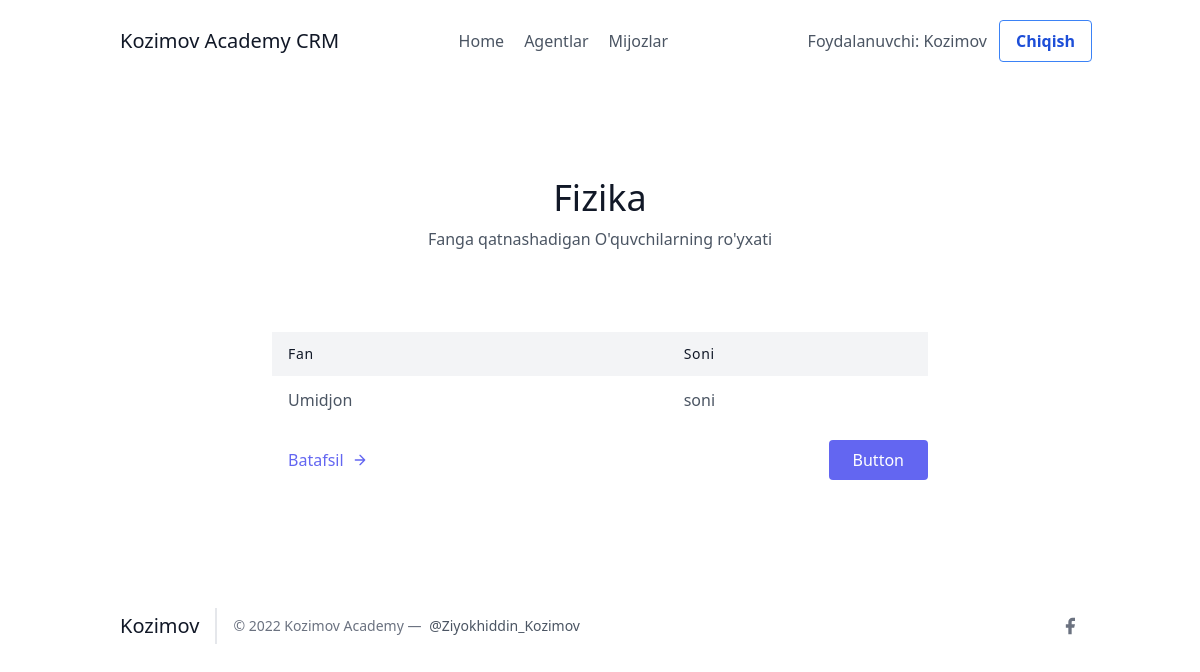
Screenshot of /leads/categories/2 (signed in) with the database file from the repository.
### leads/models.py (models this page shows, shortened)
class User(AbstractUser):
    is_organisor = models.BooleanField(default=True)
    is_agent = models.BooleanField(default=False)

class Category(models.Model):
    nomi = models.CharField(max_length=20)
    organisation = models.ForeignKey(UserProfile, on_delete=models.CASCADE)

class Lead(models.Model):
    ismi = models.CharField(max_length=20)
    familiyasi = models.CharField(max_length=20)
    yoshi = models.IntegerField(default=0)
    organisation = models.ForeignKey(UserProfile, on_delete=models.CASCADE)
    agent = models.ForeignKey("Agent", null=True, blank=True, on_delete=models.SET_NULL)
    category = models.ForeignKey("Category", related_name="leads", null=True, blank=True, on_delete=models.SET_NULL)

### leads/views.py (the view)
# urls.py: path('categories/<int:pk>', CategoryDetailView.as_view(), name="category")
class CategoryDetailView(LoginRequiredMixin, DetailView):
    template_name = "leads/category_detail.html"
    context_object_name = "category"
    def get_queryset(self):
        user = self.request.user
        if user.is_organisor:
            queryset = Category.objects.filter(
                organisation = user.userprofile
            )
        else:
            queryset = Category.objects.filter(
                organisation = user.agent.organisation
            )
        return queryset

### leads/templates/leads/category_detail.html (shortened to what this page needs)
{% extends 'base.html' %}
{% block content %}
    <section class="text-gray-600 body-font">
    <div class="container px-5 py-24 mx-auto">
      <div class="flex flex-col text-center w-full mb-20">
        <h1 class="sm:text-4xl text-3xl font-medium title-font mb-2 text-gray-900">{{ category.nomi }}</h1>
        <p class="lg:w-2/3 mx-auto leading-relaxed text-base">Fanga qatnashadigan O'quvchilarning ro'yxati</p>
      </div>
      <div class="lg:w-2/3 w-full mx-auto overflow-auto">
        <table class="table-auto w-full text-left whitespace-no-wrap">
          <thead>
            <tr>
              <th class="px-4 py-3 title-font tracking-wider font-medium text-gray-900 text-sm bg-gray-100">Fan</th>
              <th class="px-4 py-3 title-font tracking-wider font-medium text-gray-900 text-sm bg-gray-100">Soni</th>
            </tr>
          </thead>
          <tbody>
            {% for lead in category.leads.all %}
            <tr>
              <td class="px-4 py-3"><a class="hover:text-blue-500" href="{% url 'leads:detallar' lead.pk %}">{{ lead.ismi }}</a></td>
              <td class="px-4 py-3">soni</td>
            </tr>
            {% endfor %}
          </tbody>
        </table>
      </div>
      <div class="flex pl-4 mt-4 lg:w-2/3 w-full mx-auto">
        <a class="text-indigo-500 inline-flex items-center md:mb-2 lg:mb-0">Batafsil
          <svg fill="none" stroke="currentColor" stroke-linecap="round" stroke-linejoin="round" stroke-width="2" class="w-4 h-4 ml-2" viewBox="0 0 24 24">
            <path d="M5 12h14M12 5l7 7-7 7"></path>
          </svg>
        </a>
        <button class="flex ml-auto text-white bg-indigo-500 border-0 py-2 px-6 focus:outline-none hover:bg-indigo-600 rounded">Button</button>
      </div>
    </div>
    </section>
{% endblock %}

### frontend/details/navbar.html
{% load static %}
<header class="text-gray-600 body-font">
  <div class="container mx-auto flex flex-wrap p-5 flex-col md:flex-row items-center">
    <a href="/" class="flex title-font font-medium items-center text-gray-900 mb-4 md:mb-0">
      <span class="ml-3 text-xl">Kozimov Academy CRM</span>
    </a>
    <nav class="md:ml-auto md:mr-auto flex flex-wrap items-center text-base justify-center">
      <a href="/" class="mr-5 hover:text-gray-900">Home</a>
    {% if not request.user.is_authenticated %}
      </nav>
        <button class="bg-transparent hover:bg-blue-500 text-blue-700 font-semibold hover:text-white py-2 px-4 border border-blue-500 hover:border-transparent rounded" style="margin-right: 20px">
          <a  href="{% url 'signup' %}">Ro'yxatdan o'tish
          </a>
        </button>
    {% else %}
        {% if request.user.is_organisor %}
        <a href="/agents/" class="mr-5 hover:text-gray-900">Agentlar</a>
        {% endif %}
        <a href="/leads/" class="mr-5 hover:text-gray-900">Mijozlar</a>
      </nav>
    {% endif %}
    {% if request.user.is_authenticated %}
      Foydalanuvchi: {{ request.user.username }}
      <button class="bg-transparent hover:bg-blue-500 text-blue-700 font-semibold hover:text-white py-2 px-4 border border-blue-500 hover:border-transparent rounded ml-3">
        <a  href="{% url 'logout' %}">Chiqish
        </a>
      </button>
    {% else %}
    <button class="bg-transparent hover:bg-blue-500 text-blue-700 font-semibold hover:text-white py-2 px-4 border border-blue-500 hover:border-transparent rounded">
      <a href="{% url 'login' %}">Kirish
    </a>
    </button>
    {% endif %}
  </div>
</header>

### rows the page displays
User: user.username "Kozimov"
Category: nomi "Fizika"
Lead: ismi "Umidjon"
